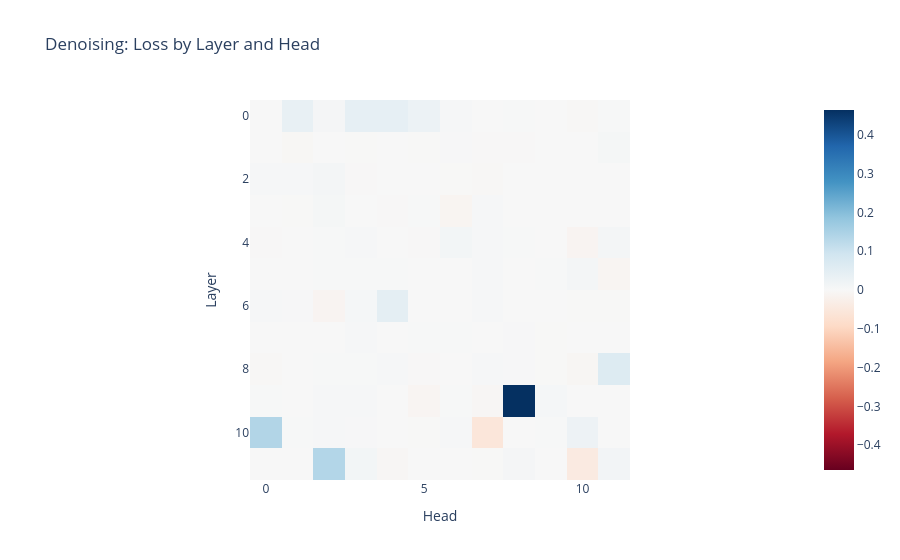

Notebook cell for this chart:
### Code cell
imshow(
    denoising_results,
    xaxis="Head",
    yaxis="Layer",
    title="Denoising: Loss by Layer and Head",
)

### Figure 1 — Plotly figure (JSON) as saved in the notebook; plotly's stock layout.template omitted (floating-point values rounded to 4 significant figures; data arrays with more than 128 entries replaced by an {"elided": "..."} marker saying what was removed)
{"data": [{"coloraxis": "coloraxis", "hovertemplate": "Head: %{x}<br>Layer: %{y}<br>color: %{z}<extra></extra>", "name": "0", "type": "heatmap", "xaxis": "x", "yaxis": "y", "z": {"elided": "12x12 float values"}}], "layout": {"coloraxis": {"autocolorscale": false, "cmid": 0, "colorscale": [[0, "rgb(103,0,31)"], [0.1, "rgb(178,24,43)"], [0.2, "rgb(214,96,77)"], [0.3, "rgb(244,165,130)"], [0.4, "rgb(253,219,199)"], [0.5, "rgb(247,247,247)"], [0.6, "rgb(209,229,240)"], [0.7, "rgb(146,197,222)"], [0.8, "rgb(67,147,195)"], [0.9, "rgb(33,102,172)"], [1, "rgb(5,48,97)"]]}, "title": {"text": "Denoising: Loss by Layer and Head"}, "xaxis": {"anchor": "y", "constrain": "domain", "domain": [0, 1], "scaleanchor": "y", "title": {"text": "Head"}}, "yaxis": {"anchor": "x", "autorange": "reversed", "constrain": "domain", "domain": [0, 1], "title": {"text": "Layer"}}}}
